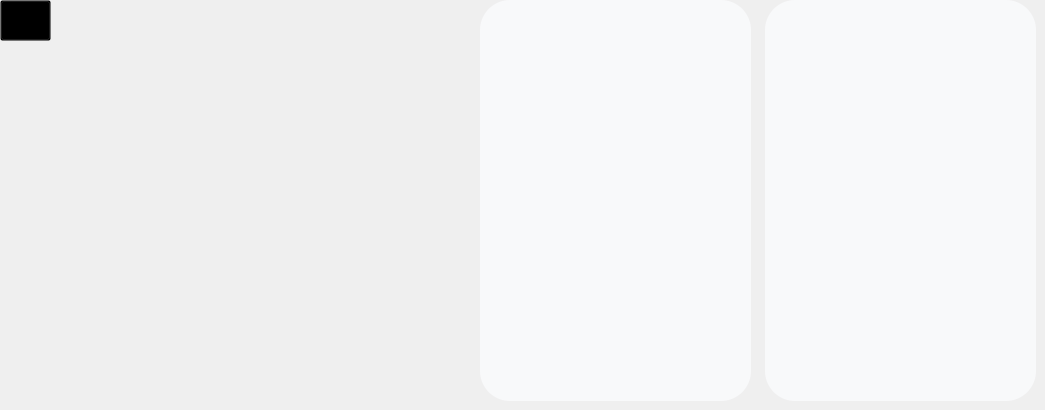
       <widget class="QWidget" name="stafstudp">
        <widget class="QWidget" name="widget_9" native="true">
         <property name="geometry">
          <rect>
           <x>480</x>
           <y>0</y>
           <width>271</width>
           <height>401</height>
          </rect>
         </property>
         <property name="styleSheet">
          <string notr="true">background-color:rgb(248, 249, 250);
border:none;
border-radius:30px;</string>
         </property>
         <widget class="QToolButton" name="viewstaff">
          <property name="geometry">
           <rect>
            <x>10</x>
            <y>10</y>
            <width>251</width>
            <height>381</height>
           </rect>
          </property>
          <property name="font">
           <font>
            <pointsize>15</pointsize>
           </font>
          </property>
          <property name="styleSheet">
           <string notr="true"/>
          </property>
          <property name="text">
           <string/>
          </property>
         </widget>
        </widget>
        <widget class="QWidget" name="widget_10" native="true">
         <property name="geometry">
          <rect>
           <x>765</x>
           <y>0</y>
           <width>271</width>
           <height>401</height>
          </rect>
         </property>
         <property name="styleSheet">
          <string notr="true">background-color:rgb(248, 249, 250);
border:none;
border-radius:30px;</string>
         </property>
         <widget class="QToolButton" name="viewstud">
          <property name="geometry">
           <rect>
            <x>10</x>
            <y>10</y>
            <width>251</width>
            <height>381</height>
           </rect>
          </property>
          <property name="font">
           <font>
            <pointsize>15</pointsize>
           </font>
          </property>
          <property name="styleSheet">
           <string notr="true"/>
          </property>
          <property name="text">
           <string/>
          </property>
         </widget>
        </widget>
        <widget class="QToolButton" name="stafstudpbcbtn">
         <property name="geometry">
          <rect>
           <x>0</x>
           <y>0</y>
           <width>51</width>
           <height>41</height>
          </rect>
         </property>
         <property name="font">
          <font>
           <pointsize>12</pointsize>
          </font>
         </property>
         <property name="styleSheet">
          <string notr="true">background:transparent;</string>
         </property>
         <property name="text">
          <string/>
         </property>
        </widget>
       </widget>
